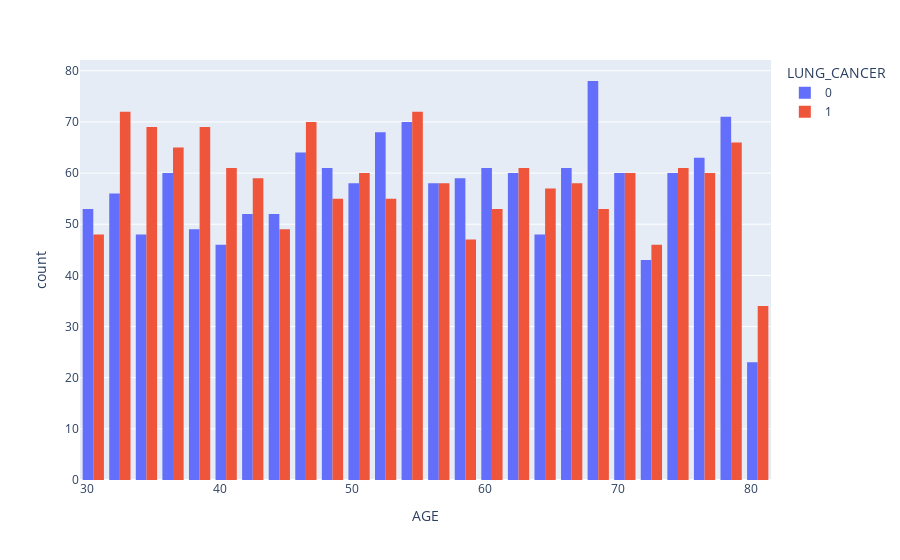

Here is the notebook cell this chart was saved with:
### Markdown cell above
Por lo que podemos ver a partir del histograma anterior, tenemos un promedio de 100 pacientes por cada edad, excepto los pacientes mayores a 80 años, con los cuales contamos con 57. Éste dato es sumamente importante ya que si contaramos con un dataset en donde tendríamos un cuarto de pacientes jovenes o mayores podríamos tener problemas de "Overfitting", es decir podría dejar influenciarse por esa cantidad y predecir erróneamente.

### Code cell
# Graficamos la relación entre la variable de entrada y la de salida. 
# Naranja: Positivo, Lila: Negativo.
px.histogram(data, x='AGE', color='LUNG_CANCER', barmode='group')

### Figure 1 — Plotly figure (JSON) as saved in the notebook; plotly's stock layout.template omitted (floating-point values rounded to 4 significant figures; data arrays with more than 128 entries replaced by an {"elided": "..."} marker saying what was removed)
{"data": [{"alignmentgroup": "True", "bingroup": "x", "hovertemplate": "LUNG_CANCER=0<br>AGE=%{x}<br>count=%{y}<extra></extra>", "legendgroup": "0", "marker": {"color": "#636efa", "pattern": {"shape": ""}}, "name": "0", "offsetgroup": "0", "orientation": "v", "showlegend": true, "type": "histogram", "x": {"elided": "1482 int values"}, "xaxis": "x", "yaxis": "y"}, {"alignmentgroup": "True", "bingroup": "x", "hovertemplate": "LUNG_CANCER=1<br>AGE=%{x}<br>count=%{y}<extra></extra>", "legendgroup": "1", "marker": {"color": "#EF553B", "pattern": {"shape": ""}}, "name": "1", "offsetgroup": "1", "orientation": "v", "showlegend": true, "type": "histogram", "x": {"elided": "1518 int values"}, "xaxis": "x", "yaxis": "y"}], "layout": {"barmode": "group", "legend": {"title": {"text": "LUNG_CANCER"}, "tracegroupgap": 0}, "margin": {"t": 60}, "xaxis": {"anchor": "y", "domain": [0, 1], "title": {"text": "AGE"}}, "yaxis": {"anchor": "x", "domain": [0, 1], "title": {"text": "count"}}}}
